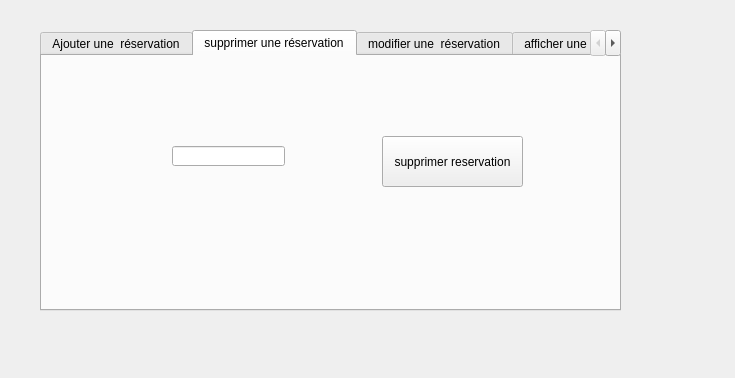
<?xml version="1.0" encoding="UTF-8"?>
<ui version="4.0">
 <class>gestion_reservation</class>
 <widget class="QWidget" name="gestion_reservation">
  <property name="geometry">
   <rect>
    <x>0</x>
    <y>0</y>
    <width>735</width>
    <height>378</height>
   </rect>
  </property>
  <property name="windowTitle">
   <string>Form</string>
  </property>
  <widget class="QTabWidget" name="id_r">
   <property name="geometry">
    <rect>
     <x>40</x>
     <y>30</y>
     <width>581</width>
     <height>281</height>
    </rect>
   </property>
   <property name="currentIndex">
    <number>1</number>
   </property>
   <widget class="QWidget" name="tab_4">
    <attribute name="title">
     <string>Ajouter une  réservation</string>
    </attribute>
    <widget class="QLineEdit" name="le_id">
     <property name="geometry">
      <rect>
       <x>200</x>
       <y>10</y>
       <width>113</width>
       <height>20</height>
      </rect>
     </property>
    </widget>
    <widget class="QLineEdit" name="nbr_pr">
     <property name="geometry">
      <rect>
       <x>220</x>
       <y>60</y>
       <width>113</width>
       <height>20</height>
      </rect>
     </property>
    </widget>
    <widget class="QLineEdit" name="num_tel">
     <property name="geometry">
      <rect>
       <x>210</x>
       <y>100</y>
       <width>113</width>
       <height>20</height>
      </rect>
     </property>
    </widget>
    <widget class="QLabel" name="label_11">
     <property name="geometry">
      <rect>
       <x>80</x>
       <y>10</y>
       <width>47</width>
       <height>13</height>
      </rect>
     </property>
     <property name="text">
      <string>id_r</string>
     </property>
    </widget>
    <widget class="QLabel" name="label_12">
     <property name="geometry">
      <rect>
       <x>80</x>
       <y>70</y>
       <width>47</width>
       <height>13</height>
      </rect>
     </property>
     <property name="text">
      <string>nbr_pr</string>
     </property>
    </widget>
    <widget class="QLabel" name="label_13">
     <property name="geometry">
      <rect>
       <x>80</x>
       <y>110</y>
       <width>47</width>
       <height>13</height>
      </rect>
     </property>
     <property name="text">
      <string>num_tel</string>
     </property>
    </widget>
    <widget class="QLabel" name="label_14">
     <property name="geometry">
      <rect>
       <x>80</x>
       <y>100</y>
       <width>47</width>
       <height>13</height>
      </rect>
     </property>
     <property name="text">
      <string/>
     </property>
    </widget>
    <widget class="QLabel" name="label_15">
     <property name="geometry">
      <rect>
       <x>80</x>
       <y>130</y>
       <width>47</width>
       <height>13</height>
      </rect>
     </property>
     <property name="text">
      <string/>
     </property>
    </widget>
    <widget class="QLabel" name="label_17">
     <property name="geometry">
      <rect>
       <x>50</x>
       <y>140</y>
       <width>121</width>
       <height>20</height>
      </rect>
     </property>
     <property name="text">
      <string>date reservation</string>
     </property>
    </widget>
    <widget class="QPushButton" name="pb_ajout_reser">
     <property name="geometry">
      <rect>
       <x>420</x>
       <y>140</y>
       <width>121</width>
       <height>31</height>
      </rect>
     </property>
     <property name="text">
      <string>ajouter</string>
     </property>
    </widget>
    <widget class="QDateTimeEdit" name="dat">
     <property name="geometry">
      <rect>
       <x>170</x>
       <y>140</y>
       <width>194</width>
       <height>22</height>
      </rect>
     </property>
    </widget>
   </widget>
   <widget class="QWidget" name="supprimerunecommande">
    <attribute name="title">
     <string>supprimer une réservation</string>
    </attribute>
    <widget class="QPushButton" name="pb_supp_r1">
     <property name="geometry">
      <rect>
       <x>340</x>
       <y>80</y>
       <width>141</width>
       <height>51</height>
      </rect>
     </property>
     <property name="text">
      <string>supprimer reservation</string>
     </property>
    </widget>
    <widget class="QLineEdit" name="id_supp">
     <property name="geometry">
      <rect>
       <x>130</x>
       <y>90</y>
       <width>113</width>
       <height>20</height>
      </rect>
     </property>
    </widget>
   </widget>
   <widget class="QWidget" name="tab_5">
    <attribute name="title">
     <string>modifier une  réservation</string>
    </attribute>
    <widget class="QLabel" name="label_18">
     <property name="geometry">
      <rect>
       <x>440</x>
       <y>60</y>
       <width>47</width>
       <height>13</height>
      </rect>
     </property>
     <property name="text">
      <string>trie selon</string>
     </property>
    </widget>
    <widget class="QDateTimeEdit" name="dat_m">
     <property name="geometry">
      <rect>
       <x>200</x>
       <y>220</y>
       <width>194</width>
       <height>22</height>
      </rect>
     </property>
    </widget>
    <widget class="QLineEdit" name="id_r_m">
     <property name="geometry">
      <rect>
       <x>220</x>
       <y>10</y>
       <width>113</width>
       <height>20</height>
      </rect>
     </property>
    </widget>
    <widget class="QLineEdit" name="num_tel_m">
     <property name="geometry">
      <rect>
       <x>220</x>
       <y>40</y>
       <width>113</width>
       <height>20</height>
      </rect>
     </property>
    </widget>
    <widget class="QLineEdit" name="nbr_pr_m">
     <property name="geometry">
      <rect>
       <x>220</x>
       <y>70</y>
       <width>113</width>
       <height>20</height>
      </rect>
     </property>
    </widget>
    <widget class="QLabel" name="label">
     <property name="geometry">
      <rect>
       <x>110</x>
       <y>10</y>
       <width>47</width>
       <height>13</height>
      </rect>
     </property>
     <property name="text">
      <string>id_r</string>
     </property>
    </widget>
    <widget class="QLabel" name="label_2">
     <property name="geometry">
      <rect>
       <x>110</x>
       <y>40</y>
       <width>47</width>
       <height>13</height>
      </rect>
     </property>
     <property name="text">
      <string>num_tel</string>
     </property>
    </widget>
    <widget class="QLabel" name="label_3">
     <property name="geometry">
      <rect>
       <x>110</x>
       <y>80</y>
       <width>47</width>
       <height>13</height>
      </rect>
     </property>
     <property name="text">
      <string>nbr_pr</string>
     </property>
    </widget>
    <widget class="QLabel" name="label_6">
     <property name="geometry">
      <rect>
       <x>120</x>
       <y>190</y>
       <width>47</width>
       <height>13</height>
      </rect>
     </property>
     <property name="text">
      <string/>
     </property>
    </widget>
    <widget class="QLabel" name="label_7">
     <property name="geometry">
      <rect>
       <x>110</x>
       <y>230</y>
       <width>47</width>
       <height>13</height>
      </rect>
     </property>
     <property name="text">
      <string>date r</string>
     </property>
    </widget>
    <widget class="QPushButton" name="pb_modifier">
     <property name="geometry">
      <rect>
       <x>410</x>
       <y>120</y>
       <width>151</width>
       <height>61</height>
      </rect>
     </property>
     <property name="text">
      <string>modifier reservation</string>
     </property>
    </widget>
   </widget>
   <widget class="QWidget" name="tab_6">
    <attribute name="title">
     <string>afficher une  réservation</string>
    </attribute>
    <widget class="QTableView" name="tab_c">
     <property name="geometry">
      <rect>
       <x>20</x>
       <y>20</y>
       <width>531</width>
       <height>211</height>
      </rect>
     </property>
    </widget>
   </widget>
  </widget>
 </widget>
 <resources/>
 <connections/>
</ui>
